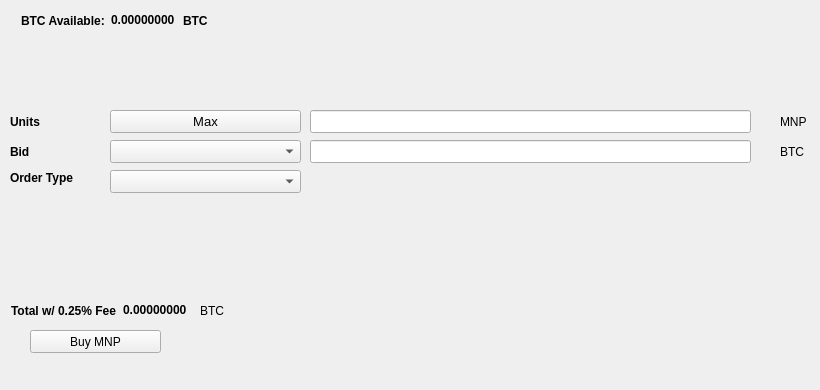
   <widget class="QWidget" name="BuyTab">
    <attribute name="title">
     <string>Buy</string>
    </attribute>
    <widget class="QPushButton" name="BuyMNP">
     <property name="geometry">
      <rect>
       <x>30</x>
       <y>330</y>
       <width>131</width>
       <height>23</height>
      </rect>
     </property>
     <property name="text">
      <string>Buy MNP</string>
     </property>
     <property name="icon">
      <iconset resource="../mnpcoin.qrc">
       <normaloff>:/icons/bitcoin</normaloff>:/icons/bitcoin</iconset>
     </property>
    </widget>
    <widget class="QLabel" name="label_3">
     <property name="geometry">
      <rect>
       <x>10</x>
       <y>110</y>
       <width>46</width>
       <height>23</height>
      </rect>
     </property>
     <property name="font">
      <font>
       <weight>75</weight>
       <bold>true</bold>
      </font>
     </property>
     <property name="text">
      <string>Units</string>
     </property>
    </widget>
    <widget class="QLineEdit" name="UnitsInput">
     <property name="geometry">
      <rect>
       <x>310</x>
       <y>110</y>
       <width>441</width>
       <height>23</height>
      </rect>
     </property>
     <property name="font">
      <font>
       <pointsize>9</pointsize>
       <weight>75</weight>
       <bold>true</bold>
      </font>
     </property>
    </widget>
    <widget class="QLineEdit" name="BuyBidPriceEdit">
     <property name="geometry">
      <rect>
       <x>310</x>
       <y>140</y>
       <width>441</width>
       <height>23</height>
      </rect>
     </property>
     <property name="font">
      <font>
       <pointsize>9</pointsize>
       <weight>75</weight>
       <bold>true</bold>
      </font>
     </property>
    </widget>
    <widget class="QLabel" name="label_4">
     <property name="geometry">
      <rect>
       <x>780</x>
       <y>110</y>
       <width>31</width>
       <height>23</height>
      </rect>
     </property>
     <property name="text">
      <string>MNP</string>
     </property>
    </widget>
    <widget class="QLabel" name="label_5">
     <property name="geometry">
      <rect>
       <x>780</x>
       <y>140</y>
       <width>31</width>
       <height>23</height>
      </rect>
     </property>
     <property name="text">
      <string>BTC</string>
     </property>
    </widget>
    <widget class="QLabel" name="label_6">
     <property name="geometry">
      <rect>
       <x>10</x>
       <y>140</y>
       <width>46</width>
       <height>23</height>
      </rect>
     </property>
     <property name="font">
      <font>
       <weight>75</weight>
       <bold>true</bold>
      </font>
     </property>
     <property name="text">
      <string>Bid</string>
     </property>
    </widget>
    <widget class="QLabel" name="label_7">
     <property name="geometry">
      <rect>
       <x>10</x>
       <y>170</y>
       <width>91</width>
       <height>16</height>
      </rect>
     </property>
     <property name="font">
      <font>
       <weight>75</weight>
       <bold>true</bold>
      </font>
     </property>
     <property name="text">
      <string>Order Type</string>
     </property>
    </widget>
    <widget class="QPushButton" name="Buy_Max_Amount">
     <property name="geometry">
      <rect>
       <x>110</x>
       <y>110</y>
       <width>191</width>
       <height>23</height>
      </rect>
     </property>
     <property name="font">
      <font>
       <pointsize>10</pointsize>
      </font>
     </property>
     <property name="text">
      <string>Max</string>
     </property>
    </widget>
    <widget class="QComboBox" name="BuyBidcomboBox">
     <property name="geometry">
      <rect>
       <x>110</x>
       <y>140</y>
       <width>191</width>
       <height>23</height>
      </rect>
     </property>
     <property name="font">
      <font>
       <pointsize>10</pointsize>
      </font>
     </property>
    </widget>
    <widget class="QComboBox" name="buyOrdertypeCombo">
     <property name="geometry">
      <rect>
       <x>110</x>
       <y>170</y>
       <width>191</width>
       <height>23</height>
      </rect>
     </property>
     <property name="font">
      <font>
       <pointsize>10</pointsize>
      </font>
     </property>
    </widget>
    <widget class="QWidget" name="layoutWidget1">
     <property name="geometry">
      <rect>
       <x>21</x>
       <y>11</y>
       <width>227</width>
       <height>19</height>
      </rect>
     </property>
     <layout class="QHBoxLayout" name="horizontalLayout_3">
      <item>
       <widget class="QLabel" name="label232">
        <property name="font">
         <font>
          <weight>75</weight>
          <bold>true</bold>
         </font>
        </property>
        <property name="text">
         <string>BTC Available:</string>
        </property>
       </widget>
      </item>
      <item>
       <widget class="QLabel" name="BtcAvailableLbl">
        <property name="palette">
         <palette>
          <active>
           <colorrole role="WindowText">
            <brush brushstyle="SolidPattern">
             <color alpha="255">
              <red>0</red>
              <green>0</green>
              <blue>0</blue>
             </color>
            </brush>
           </colorrole>
           <colorrole role="Button">
            <brush brushstyle="SolidPattern">
             <color alpha="255">
              <red>0</red>
              <green>170</green>
              <blue>0</blue>
             </color>
            </brush>
           </colorrole>
           <colorrole role="Light">
            <brush brushstyle="SolidPattern">
             <color alpha="255">
              <red>0</red>
              <green>255</green>
              <blue>0</blue>
             </color>
            </brush>
           </colorrole>
           <colorrole role="Midlight">
            <brush brushstyle="SolidPattern">
             <color alpha="255">
              <red>0</red>
              <green>212</green>
              <blue>0</blue>
             </color>
            </brush>
           </colorrole>
           <colorrole role="Dark">
            <brush brushstyle="SolidPattern">
             <color alpha="255">
              <red>0</red>
              <green>85</green>
              <blue>0</blue>
             </color>
            </brush>
           </colorrole>
           <colorrole role="Mid">
            <brush brushstyle="SolidPattern">
             <color alpha="255">
              <red>0</red>
              <green>113</green>
              <blue>0</blue>
             </color>
            </brush>
           </colorrole>
           <colorrole role="Text">
            <brush brushstyle="SolidPattern">
             <color alpha="255">
              <red>0</red>
              <green>170</green>
              <blue>0</blue>
             </color>
            </brush>
           </colorrole>
           <colorrole role="BrightText">
            <brush brushstyle="SolidPattern">
             <color alpha="255">
              <red>255</red>
              <green>255</green>
              <blue>255</blue>
             </color>
            </brush>
           </colorrole>
           <colorrole role="ButtonText">
            <brush brushstyle="SolidPattern">
             <color alpha="255">
              <red>0</red>
              <green>0</green>
              <blue>0</blue>
             </color>
            </brush>
           </colorrole>
           <colorrole role="Base">
            <brush brushstyle="SolidPattern">
             <color alpha="255">
              <red>255</red>
              <green>255</green>
              <blue>255</blue>
             </color>
            </brush>
           </colorrole>
           <colorrole role="Window">
            <brush brushstyle="SolidPattern">
             <color alpha="255">
              <red>0</red>
              <green>170</green>
              <blue>0</blue>
             </color>
            </brush>
           </colorrole>
           <colorrole role="Shadow">
            <brush brushstyle="SolidPattern">
             <color alpha="255">
              <red>0</red>
              <green>0</green>
              <blue>0</blue>
             </color>
            </brush>
           </colorrole>
           <colorrole role="AlternateBase">
            <brush brushstyle="SolidPattern">
             <color alpha="255">
              <red>127</red>
              <green>212</green>
              <blue>127</blue>
             </color>
            </brush>
           </colorrole>
           <colorrole role="ToolTipBase">
            <brush brushstyle="SolidPattern">
             <color alpha="255">
              <red>255</red>
              <green>255</green>
              <blue>220</blue>
             </color>
            </brush>
           </colorrole>
           <colorrole role="ToolTipText">
            <brush brushstyle="SolidPattern">
             <color alpha="255">
              <red>0</red>
              <green>0</green>
              <blue>0</blue>
             </color>
            </brush>
           </colorrole>
          </active>
          <inactive>
           <colorrole role="WindowText">
            <brush brushstyle="SolidPattern">
             <color alpha="255">
              <red>0</red>
              <green>0</green>
              <blue>0</blue>
             </color>
            </brush>
           </colorrole>
           <colorrole role="Button">
            <brush brushstyle="SolidPattern">
             <color alpha="255">
              <red>0</red>
              <green>170</green>
              <blue>0</blue>
             </color>
            </brush>
           </colorrole>
           <colorrole role="Light">
            <brush brushstyle="SolidPattern">
             <color alpha="255">
              <red>0</red>
              <green>255</green>
              <blue>0</blue>
             </color>
            </brush>
           </colorrole>
           <colorrole role="Midlight">
            <brush brushstyle="SolidPattern">
             <color alpha="255">
              <red>0</red>
              <green>212</green>
              <blue>0</blue>
             </color>
            </brush>
           </colorrole>
           <colorrole role="Dark">
            <brush brushstyle="SolidPattern">
             <color alpha="255">
              <red>0</red>
              <green>85</green>
              <blue>0</blue>
             </color>
            </brush>
           </colorrole>
           <colorrole role="Mid">
            <brush brushstyle="SolidPattern">
             <color alpha="255">
              <red>0</red>
              <green>113</green>
              <blue>0</blue>
             </color>
            </brush>
           </colorrole>
           <colorrole role="Text">
            <brush brushstyle="SolidPattern">
             <color alpha="255">
              <red>0</red>
              <green>170</green>
              <blue>0</blue>
             </color>
            </brush>
           </colorrole>
           <colorrole role="BrightText">
            <brush brushstyle="SolidPattern">
             <color alpha="255">
              <red>255</red>
              <green>255</green>
              <blue>255</blue>
             </color>
            </brush>
           </colorrole>
           <colorrole role="ButtonText">
            <brush brushstyle="SolidPattern">
             <color alpha="255">
              <red>0</red>
              <green>0</green>
              <blue>0</blue>
             </color>
            </brush>
           </colorrole>
           <colorrole role="Base">
            <brush brushstyle="SolidPattern">
             <color alpha="255">
              <red>255</red>
              <green>255</green>
              <blue>255</blue>
             </color>
            </brush>
           </colorrole>
           <colorrole role="Window">
            <brush brushstyle="SolidPattern">
             <color alpha="255">
              <red>0</red>
              <green>170</green>
              <blue>0</blue>
             </color>
            </brush>
           </colorrole>
           <colorrole role="Shadow">
            <brush brushstyle="SolidPattern">
             <color alpha="255">
              <red>0</red>
              <green>0</green>
              <blue>0</blue>
             </color>
            </brush>
           </colorrole>
           <colorrole role="AlternateBase">
            <brush brushstyle="SolidPattern">
             <color alpha="255">
              <red>127</red>
              <green>212</green>
              <blue>127</blue>
             </color>
            </brush>
           </colorrole>
           <colorrole role="ToolTipBase">
            <brush brushstyle="SolidPattern">
             <color alpha="255">
              <red>255</red>
              <green>255</green>
              <blue>220</blue>
             </color>
            </brush>
           </colorrole>
           <colorrole role="ToolTipText">
            <brush brushstyle="SolidPattern">
             <color alpha="255">
              <red>0</red>
              <green>0</green>
              <blue>0</blue>
             </color>
            </brush>
           </colorrole>
          </inactive>
          <disabled>
           <colorrole role="WindowText">
            <brush brushstyle="SolidPattern">
             <color alpha="255">
              <red>0</red>
              <green>85</green>
              <blue>0</blue>
             </color>
            </brush>
           </colorrole>
           <colorrole role="Button">
            <brush brushstyle="SolidPattern">
             <color alpha="255">
              <red>0</red>
              <green>170</green>
              <blue>0</blue>
             </color>
            </brush>
           </colorrole>
           <colorrole role="Light">
            <brush brushstyle="SolidPattern">
             <color alpha="255">
              <red>0</red>
              <green>255</green>
              <blue>0</blue>
             </color>
            </brush>
           </colorrole>
           <colorrole role="Midlight">
            <brush brushstyle="SolidPattern">
             <color alpha="255">
              <red>0</red>
              <green>212</green>
              <blue>0</blue>
             </color>
            </brush>
           </colorrole>
           <colorrole role="Dark">
            <brush brushstyle="SolidPattern">
             <color alpha="255">
              <red>0</red>
              <green>85</green>
              <blue>0</blue>
             </color>
            </brush>
           </colorrole>
           <colorrole role="Mid">
            <brush brushstyle="SolidPattern">
             <color alpha="255">
              <red>0</red>
              <green>113</green>
              <blue>0</blue>
             </color>
            </brush>
           </colorrole>
           <colorrole role="Text">
            <brush brushstyle="SolidPattern">
             <color alpha="255">
              <red>0</red>
              <green>85</green>
              <blue>0</blue>
             </color>
            </brush>
           </colorrole>
           <colorrole role="BrightText">
            <brush brushstyle="SolidPattern">
             <color alpha="255">
              <red>255</red>
              <green>255</green>
              <blue>255</blue>
             </color>
            </brush>
           </colorrole>
           <colorrole role="ButtonText">
            <brush brushstyle="SolidPattern">
             <color alpha="255">
              <red>0</red>
              <green>85</green>
              <blue>0</blue>
             </color>
            </brush>
           </colorrole>
           <colorrole role="Base">
            <brush brushstyle="SolidPattern">
             <color alpha="255">
              <red>0</red>
              <green>170</green>
              <blue>0</blue>
             </color>
            </brush>
           </colorrole>
           <colorrole role="Window">
            <brush brushstyle="SolidPattern">
             <color alpha="255">
              <red>0</red>
              <green>170</green>
              <blue>0</blue>
             </color>
            </brush>
           </colorrole>
           <colorrole role="Shadow">
            <brush brushstyle="SolidPattern">
             <color alpha="255">
              <red>0</red>
              <green>0</green>
              <blue>0</blue>
             </color>
            </brush>
           </colorrole>
           <colorrole role="AlternateBase">
            <brush brushstyle="SolidPattern">
             <color alpha="255">
              <red>0</red>
              <green>170</green>
              <blue>0</blue>
             </color>
            </brush>
           </colorrole>
           <colorrole role="ToolTipBase">
            <brush brushstyle="SolidPattern">
             <color alpha="255">
              <red>255</red>
              <green>255</green>
              <blue>220</blue>
             </color>
            </brush>
           </colorrole>
           <colorrole role="ToolTipText">
            <brush brushstyle="SolidPattern">
             <color alpha="255">
              <red>0</red>
              <green>0</green>
              <blue>0</blue>
             </color>
            </brush>
           </colorrole>
          </disabled>
         </palette>
        </property>
        <property name="font">
         <font>
          <weight>75</weight>
          <bold>true</bold>
         </font>
        </property>
        <property name="text">
         <string>0.00000000</string>
        </property>
        <property name="textInteractionFlags">
         <set>Qt::LinksAccessibleByMouse|Qt::TextSelectableByKeyboard|Qt::TextSelectableByMouse</set>
        </property>
       </widget>
      </item>
      <item>
       <widget class="QLabel" name="BtcAvailableLbl_2">
        <property name="font">
         <font>
          <weight>75</weight>
          <bold>true</bold>
         </font>
        </property>
        <property name="text">
         <string>BTC</string>
        </property>
       </widget>
      </item>
     </layout>
    </widget>
    <widget class="QWidget" name="layoutWidge2">
     <property name="geometry">
      <rect>
       <x>11</x>
       <y>301</y>
       <width>259</width>
       <height>19</height>
      </rect>
     </property>
     <layout class="QHBoxLayout" name="horizontalLayout_4">
      <item>
       <widget class="QLabel" name="label_9">
        <property name="font">
         <font>
          <weight>75</weight>
          <bold>true</bold>
         </font>
        </property>
        <property name="text">
         <string>Total w/ 0.25% Fee</string>
        </property>
       </widget>
      </item>
      <item>
       <widget class="QLabel" name="BuyCostLabel">
        <property name="palette">
         <palette>
          <active>
           <colorrole role="WindowText">
            <brush brushstyle="SolidPattern">
             <color alpha="255">
              <red>0</red>
              <green>0</green>
              <blue>0</blue>
             </color>
            </brush>
           </colorrole>
           <colorrole role="Button">
            <brush brushstyle="SolidPattern">
             <color alpha="255">
              <red>0</red>
              <green>170</green>
              <blue>0</blue>
             </color>
            </brush>
           </colorrole>
           <colorrole role="Light">
            <brush brushstyle="SolidPattern">
             <color alpha="255">
              <red>0</red>
              <green>255</green>
              <blue>0</blue>
             </color>
            </brush>
           </colorrole>
           <colorrole role="Midlight">
            <brush brushstyle="SolidPattern">
             <color alpha="255">
              <red>0</red>
              <green>212</green>
              <blue>0</blue>
             </color>
            </brush>
           </colorrole>
           <colorrole role="Dark">
            <brush brushstyle="SolidPattern">
             <color alpha="255">
              <red>0</red>
              <green>85</green>
              <blue>0</blue>
             </color>
            </brush>
           </colorrole>
           <colorrole role="Mid">
            <brush brushstyle="SolidPattern">
             <color alpha="255">
              <red>0</red>
              <green>113</green>
              <blue>0</blue>
             </color>
            </brush>
           </colorrole>
           <colorrole role="Text">
            <brush brushstyle="SolidPattern">
             <color alpha="255">
              <red>0</red>
              <green>170</green>
              <blue>0</blue>
             </color>
            </brush>
           </colorrole>
           <colorrole role="BrightText">
            <brush brushstyle="SolidPattern">
             <color alpha="255">
              <red>255</red>
              <green>255</green>
              <blue>255</blue>
             </color>
            </brush>
           </colorrole>
           <colorrole role="ButtonText">
            <brush brushstyle="SolidPattern">
             <color alpha="255">
              <red>0</red>
              <green>0</green>
              <blue>0</blue>
             </color>
            </brush>
           </colorrole>
           <colorrole role="Base">
            <brush brushstyle="SolidPattern">
             <color alpha="255">
              <red>255</red>
              <green>255</green>
              <blue>255</blue>
             </color>
            </brush>
           </colorrole>
           <colorrole role="Window">
            <brush brushstyle="SolidPattern">
             <color alpha="255">
              <red>0</red>
              <green>170</green>
              <blue>0</blue>
             </color>
            </brush>
           </colorrole>
           <colorrole role="Shadow">
            <brush brushstyle="SolidPattern">
             <color alpha="255">
              <red>0</red>
              <green>0</green>
              <blue>0</blue>
             </color>
            </brush>
           </colorrole>
           <colorrole role="AlternateBase">
            <brush brushstyle="SolidPattern">
             <color alpha="255">
              <red>127</red>
              <green>212</green>
              <blue>127</blue>
             </color>
            </brush>
           </colorrole>
           <colorrole role="ToolTipBase">
            <brush brushstyle="SolidPattern">
             <color alpha="255">
              <red>255</red>
              <green>255</green>
              <blue>220</blue>
             </color>
            </brush>
           </colorrole>
           <colorrole role="ToolTipText">
            <brush brushstyle="SolidPattern">
             <color alpha="255">
              <red>0</red>
              <green>0</green>
              <blue>0</blue>
             </color>
            </brush>
           </colorrole>
          </active>
          <inactive>
           <colorrole role="WindowText">
            <brush brushstyle="SolidPattern">
             <color alpha="255">
              <red>0</red>
              <green>0</green>
              <blue>0</blue>
             </color>
            </brush>
           </colorrole>
           <colorrole role="Button">
            <brush brushstyle="SolidPattern">
             <color alpha="255">
              <red>0</red>
              <green>170</green>
              <blue>0</blue>
             </color>
            </brush>
           </colorrole>
           <colorrole role="Light">
            <brush brushstyle="SolidPattern">
             <color alpha="255">
              <red>0</red>
              <green>255</green>
              <blue>0</blue>
             </color>
            </brush>
           </colorrole>
           <colorrole role="Midlight">
            <brush brushstyle="SolidPattern">
             <color alpha="255">
              <red>0</red>
              <green>212</green>
              <blue>0</blue>
             </color>
            </brush>
           </colorrole>
           <colorrole role="Dark">
            <brush brushstyle="SolidPattern">
             <color alpha="255">
              <red>0</red>
              <green>85</green>
              <blue>0</blue>
             </color>
            </brush>
           </colorrole>
           <colorrole role="Mid">
            <brush brushstyle="SolidPattern">
             <color alpha="255">
              <red>0</red>
              <green>113</green>
              <blue>0</blue>
             </color>
            </brush>
           </colorrole>
           <colorrole role="Text">
            <brush brushstyle="SolidPattern">
             <color alpha="255">
              <red>0</red>
              <green>170</green>
              <blue>0</blue>
             </color>
            </brush>
           </colorrole>
           <colorrole role="BrightText">
            <brush brushstyle="SolidPattern">
             <color alpha="255">
              <red>255</red>
              <green>255</green>
              <blue>255</blue>
             </color>
            </brush>
           </colorrole>
           <colorrole role="ButtonText">
            <brush brushstyle="SolidPattern">
             <color alpha="255">
              <red>0</red>
              <green>0</green>
              <blue>0</blue>
             </color>
            </brush>
           </colorrole>
           <colorrole role="Base">
            <brush brushstyle="SolidPattern">
             <color alpha="255">
              <red>255</red>
              <green>255</green>
              <blue>255</blue>
             </color>
            </brush>
           </colorrole>
           <colorrole role="Window">
            <brush brushstyle="SolidPattern">
             <color alpha="255">
              <red>0</red>
              <green>170</green>
              <blue>0</blue>
             </color>
            </brush>
           </colorrole>
           <colorrole role="Shadow">
            <brush brushstyle="SolidPattern">
             <color alpha="255">
              <red>0</red>
              <green>0</green>
              <blue>0</blue>
             </color>
            </brush>
           </colorrole>
           <colorrole role="AlternateBase">
            <brush brushstyle="SolidPattern">
             <color alpha="255">
              <red>127</red>
              <green>212</green>
              <blue>127</blue>
             </color>
            </brush>
           </colorrole>
           <colorrole role="ToolTipBase">
            <brush brushstyle="SolidPattern">
             <color alpha="255">
              <red>255</red>
              <green>255</green>
              <blue>220</blue>
             </color>
            </brush>
           </colorrole>
           <colorrole role="ToolTipText">
            <brush brushstyle="SolidPattern">
             <color alpha="255">
              <red>0</red>
              <green>0</green>
              <blue>0</blue>
             </color>
            </brush>
           </colorrole>
          </inactive>
          <disabled>
           <colorrole role="WindowText">
            <brush brushstyle="SolidPattern">
             <color alpha="255">
              <red>0</red>
              <green>85</green>
              <blue>0</blue>
             </color>
            </brush>
           </colorrole>
           <colorrole role="Button">
            <brush brushstyle="SolidPattern">
             <color alpha="255">
              <red>0</red>
              <green>170</green>
              <blue>0</blue>
             </color>
            </brush>
           </colorrole>
           <colorrole role="Light">
            <brush brushstyle="SolidPattern">
             <color alpha="255">
              <red>0</red>
              <green>255</green>
              <blue>0</blue>
             </color>
            </brush>
           </colorrole>
           <colorrole role="Midlight">
            <brush brushstyle="SolidPattern">
             <color alpha="255">
              <red>0</red>
              <green>212</green>
              <blue>0</blue>
             </color>
            </brush>
           </colorrole>
           <colorrole role="Dark">
            <brush brushstyle="SolidPattern">
             <color alpha="255">
              <red>0</red>
              <green>85</green>
              <blue>0</blue>
             </color>
            </brush>
           </colorrole>
           <colorrole role="Mid">
            <brush brushstyle="SolidPattern">
             <color alpha="255">
              <red>0</red>
              <green>113</green>
              <blue>0</blue>
             </color>
            </brush>
           </colorrole>
           <colorrole role="Text">
            <brush brushstyle="SolidPattern">
             <color alpha="255">
              <red>0</red>
              <green>85</green>
              <blue>0</blue>
             </color>
            </brush>
           </colorrole>
           <colorrole role="BrightText">
            <brush brushstyle="SolidPattern">
             <color alpha="255">
              <red>255</red>
              <green>255</green>
              <blue>255</blue>
             </color>
            </brush>
           </colorrole>
           <colorrole role="ButtonText">
            <brush brushstyle="SolidPattern">
             <color alpha="255">
              <red>0</red>
              <green>85</green>
              <blue>0</blue>
             </color>
            </brush>
           </colorrole>
           <colorrole role="Base">
            <brush brushstyle="SolidPattern">
             <color alpha="255">
              <red>0</red>
              <green>170</green>
              <blue>0</blue>
             </color>
            </brush>
           </colorrole>
           <colorrole role="Window">
            <brush brushstyle="SolidPattern">
             <color alpha="255">
              <red>0</red>
              <green>170</green>
              <blue>0</blue>
             </color>
            </brush>
           </colorrole>
           <colorrole role="Shadow">
            <brush brushstyle="SolidPattern">
             <color alpha="255">
              <red>0</red>
              <green>0</green>
              <blue>0</blue>
             </color>
            </brush>
           </colorrole>
           <colorrole role="AlternateBase">
            <brush brushstyle="SolidPattern">
             <color alpha="255">
              <red>0</red>
              <green>170</green>
              <blue>0</blue>
             </color>
            </brush>
           </colorrole>
           <colorrole role="ToolTipBase">
            <brush brushstyle="SolidPattern">
             <color alpha="255">
              <red>255</red>
              <green>255</green>
              <blue>220</blue>
             </color>
            </brush>
           </colorrole>
           <colorrole role="ToolTipText">
            <brush brushstyle="SolidPattern">
             <color alpha="255">
              <red>0</red>
              <green>0</green>
              <blue>0</blue>
             </color>
            </brush>
           </colorrole>
          </disabled>
         </palette>
        </property>
        <property name="font">
         <font>
          <weight>75</weight>
          <bold>true</bold>
         </font>
        </property>
        <property name="autoFillBackground">
         <bool>false</bool>
        </property>
        <property name="text">
         <string>0.00000000</string>
        </property>
        <property name="textInteractionFlags">
         <set>Qt::LinksAccessibleByMouse|Qt::TextSelectableByMouse</set>
        </property>
       </widget>
      </item>
      <item>
       <widget class="QLabel" name="label_10">
        <property name="font">
         <font>
          <weight>50</weight>
          <bold>false</bold>
         </font>
        </property>
        <property name="text">
         <string>BTC</string>
        </property>
       </widget>
      </item>
     </layout>
    </widget>
    <widget class="QLabel" name="label_24">
     <property name="geometry">
      <rect>
       <x>460</x>
       <y>300</y>
       <width>281</width>
       <height>81</height>
      </rect>
     </property>
     <property name="text">
      <string/>
     </property>
     <property name="pixmap">
      <pixmap>:/images/bittrex</pixmap>
     </property>
    </widget>
   </widget>
